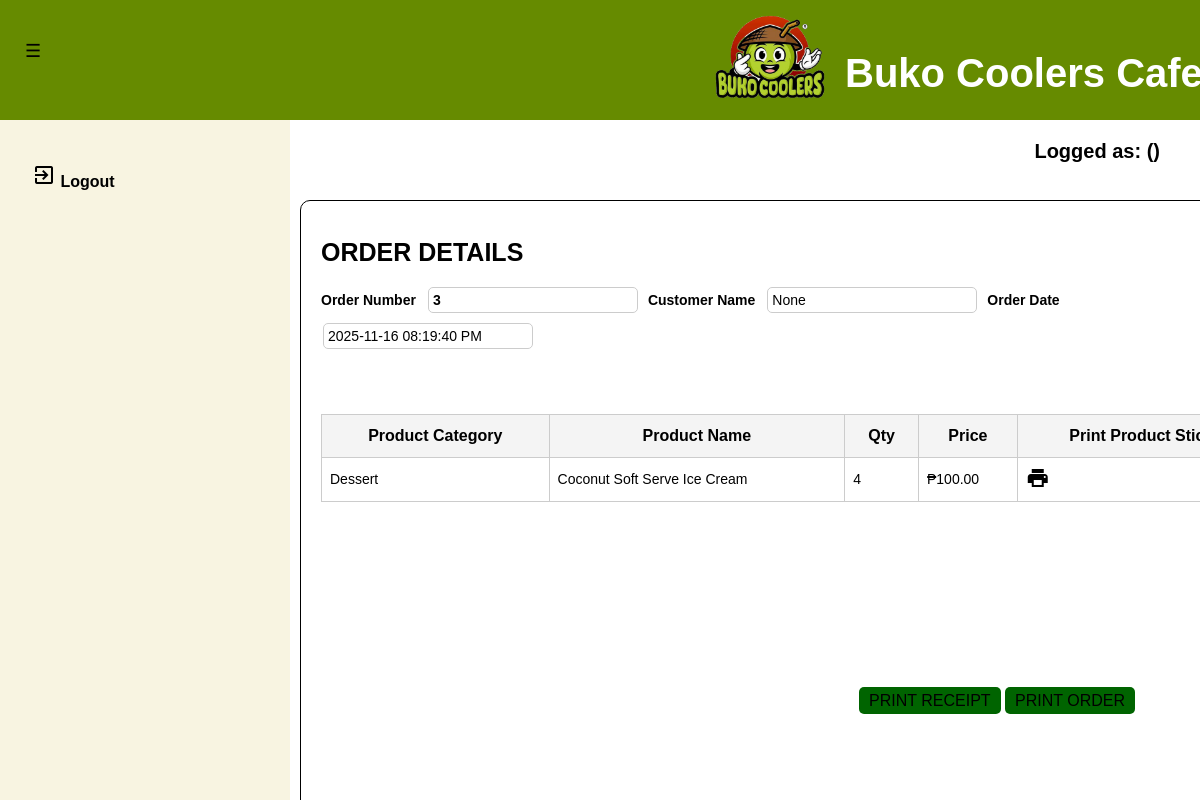
The page /order_view.php?OrderID=3 on the database its author committed.
### tables this page shows
CREATE TABLE `tbl_order_items` (
  `PK_ORDER_ITEM` int(11) NOT NULL,
  `PK_ORDER_ID` int(11) NOT NULL,
  `ORDER_PRODUCT_CATEGORY` varchar(100) NOT NULL,
  `ORDER_PRODUCT_NAME` varchar(255) NOT NULL,
  `ORDER_PRODUCT_QTY` int(11) NOT NULL,
  `ORDER_PRICE` decimal(10,2) NOT NULL,
  `ORDER_ITEM_TIMESTAMP` datetime NOT NULL DEFAULT current_timestamp()
);

CREATE TABLE `tbl_orders` (
  `PK_ORDER_ID` int(11) NOT NULL,
  `CUST_NAME` varchar(50) NOT NULL,
  `ORDER_TIMESTAMP` datetime NOT NULL DEFAULT current_timestamp(),
  `ORDER_SUBTOTAL` decimal(10,2) NOT NULL,
  `ORDER_TOTAL_AMT` decimal(10,2) NOT NULL,
  `ORDER_DISCOUNT_TYPE` varchar(25) NOT NULL DEFAULT 'None',
  `ORDER_PAYMENT_METHOD` enum('Cash','GCash') NOT NULL,
  `ORDER_PAID_AMT` decimal(10,2) NOT NULL,
  `ORDER_CHANGE_AMT` decimal(10,2) NOT NULL,
  `ORDER_GCASH_REF` varchar(50) NOT NULL DEFAULT 'None'
);

### order_view.php (the view, shortened to what this page needs)
<?php
    include ('database_connection.php');
    if (isset($_GET['OrderID'])){
        $get_orderid = $_GET['OrderID'];
        $order_id_list_sel = "SELECT tbl_orders.PK_ORDER_ID, tbl_orders.CUST_NAME, DATE_FORMAT(DATE_ADD(tbl_orders.ORDER_TIMESTAMP, INTERVAL 8 HOUR), '%Y-%m-%d %r') AS 'ORDER_TIMESTAMP',
        tbl_order_items.ORDER_PRODUCT_CATEGORY, tbl_order_items.ORDER_PRODUCT_NAME, tbl_order_items.ORDER_PRODUCT_QTY, tbl_order_items.ORDER_PRICE FROM tbl_orders RIGHT JOIN
        tbl_order_items ON tbl_orders.PK_ORDER_ID = tbl_order_items.PK_ORDER_ID WHERE tbl_orders.PK_ORDER_ID = $get_orderid";
        $exec_showorderid = mysqli_query($databaseconn, $order_id_list_sel);
        while($row = mysqli_fetch_assoc($exec_showorderid)){
            $ret_order_id = $row['PK_ORDER_ID'];
            $ret_order_cust = $row['CUST_NAME'];
            $ret_order_datetime = $row['ORDER_TIMESTAMP'];
        }
    }
?>
<!DOCTYPE html>
    <html lang="en">
    <head>
        <link rel="stylesheet" type="text/css" href="styles/dashboard.css">
        <link rel="stylesheet" type="text/css" href="styles/viewdata_style.css">
        <link rel="stylesheet" type="text/css" href="styles/viewdata_withentry_style.css">
        <link rel="stylesheet" type="text/css" href="styles/dashboard_style.css">
    </head>
    <body>
        <div class="main_container">
            <header>
                <div id="navleft" class="show_navleft">
                    <span class="toggle-btn" onclick="toggleNav()">&#9776;</span>
                </div>
                <div class="header-content">
                    <div class="header-left">
                        <img src="templates/designs/logo_nonbg.png" alt="Buko Coolers Logo" class="logo">
                        <h1>Buko Coolers Cafe</h1>
                    </div>
                </div>
            </header>
            <div id="sidenav" class="side_nav">
                <a href="logout_action.php" onclick="return confirm('Are you sure do you want to logout?');"><i class="material-icons">exit_to_app</i> Logout</a>
            </div>
        </div>
        <div class="form_container">
            <h1>ORDER DETAILS</h1>
            <div class="form_row_order">
                <label for="payqty">Order Number</label>
                <input type="text" name="total_order_qty" id="total_qty" style="font-weight: bold;" value="<?php echo $ret_order_id; ?>" readonly>
                <label for="custname">Customer Name</label>
                <input type="text" name="custname" id="cust_name" value="<?php if ($ret_order_cust === "") {echo "None";} else {echo $ret_order_cust;} ?>" readonly>
                <label for="paysub">Order Date</label>
                <input type="text" name="subtotal" id="total_sub" value="<?php echo $ret_order_datetime; ?>" readonly>
            </div>
            <div class="table_container">
                <div style="overflow-y: auto; height: 400px;">
                    <table class="dataview">
                        <thead>
                            <tr>
                                <th>Product Category</th>
                                <th>Product Name</th>
                                <th>Qty</th>
                                <th>Price</th>
                                <th>Print Product Sticker</th>
                            </tr>
                        </thead>
                        <tbody id="table_body">
                            <tr>
                                <?php
                                    $order_id_list = "SELECT tbl_order_items.PK_ORDER_ITEM AS 'PK_ITEM', tbl_order_items.PK_ORDER_ID AS 'FK_ORDER', tbl_order_items.ORDER_ITEM_TIMESTAMP,
                                    tbl_order_items.ORDER_PRODUCT_CATEGORY, tbl_order_items.ORDER_PRODUCT_NAME, tbl_order_items.ORDER_PRODUCT_QTY,
                                    (tbl_order_items.ORDER_PRODUCT_QTY * tbl_order_items.ORDER_PRICE) AS ORDER_PRICE
                                    FROM tbl_orders RIGHT JOIN tbl_order_items ON tbl_orders.PK_ORDER_ID = tbl_order_items.PK_ORDER_ID
                                    WHERE tbl_order_items.PK_ORDER_ID = $get_orderid";
                                    $exec_showorderlist = mysqli_query($databaseconn, $order_id_list);
                                    while($row = mysqli_fetch_assoc($exec_showorderlist)){
                                        $ret_order_id_pkitem = $row['PK_ITEM'];
                                        $ret_order_id_fkorder = $row['FK_ORDER'];
                                        $ret_order_cat = $row['ORDER_PRODUCT_CATEGORY'];
                                        $ret_order_name = $row['ORDER_PRODUCT_NAME'];
                                        $ret_order_qty = $row['ORDER_PRODUCT_QTY'];
                                        $ret_order_price = $row['ORDER_PRICE'];
                                        echo "<tr>";
                                        echo "<td>$ret_order_cat</td>";
                                        echo "<td>$ret_order_name</td>";
                                        echo "<td>$ret_order_qty</td>";
                                        echo "<td>₱" . $ret_order_price . "</td>";
                                        echo "<td><a href='order_sticker_print.php?ordernumber={$ret_order_id_fkorder}&orderitemid={$ret_order_id_pkitem}'><i class='material-icons'>print</i></a></td>";
                                        echo "</tr>";
                                    }
                                ?>
                            </tr>
                        </tbody>
                    </table>
                </div>
            </div>
            <div class="button_under">
                <a id="prodprintrec" href="sales_receipt_print.php?SalesNumID=<?php echo htmlspecialchars($get_orderid); ?>">PRINT RECEIPT</a>
                <a id="prodprintstick" href="order_print.php?OrderNumID=<?php echo htmlspecialchars($get_orderid); ?>">PRINT ORDER</a>
            </div>
        </div>
        <div class="header-right">
            <p>Logged as: <?php echo htmlspecialchars($return_username); ?> (<?php echo htmlspecialchars($return_role); ?>)</p>
    </body>
</html>

### styles/viewdata_style.css (style rules this page uses)
.form_container { position: fixed; top: 200px; left: 300px; padding: 20px; width: 80%; height: 600px; border: 1px solid #000; border-radius: 10px; }
.form_container h1 { text-align: left; font-size: 25px; font-weight: bold; margin-bottom: 20px; }
.dataview a { text-decoration: none; color: black; }
.table_container { position: relative; top: 65px; }
.button_under { position: fixed; right: 65px; bottom: 90px; }
.list_forms_upper, .form_container .form_row_order { display: flex; flex-wrap: wrap; gap: 10px; align-items: center; }
.dataview { width: 100%; border-collapse: collapse; }
.dataview thead th { border: 1px solid #ccc; position: sticky; top: 0; background-color: #f4f4f4; z-index: 3; font-size: 16px; }
.dataview th, .dataview td { border: 1px solid #ccc; padding: 12px; text-align: center; }
.dataview td { border: 1px solid #ccc; padding: 8px; text-align: left; font-size: 14px; }

### styles/viewdata_withentry_style.css (style rules this page uses)
.form_container .form_row_order label, .form_row_order_dual label { font-weight: bold; font-size: 14px; }
.form_row_order input { padding: 4px; font-size: 14px; border: 1px solid #ccc; border-radius: 5px; margin-left: 2px; width: 200px; }
#prodprintstick, #prodprintrec { margin-top: 10px; padding: 5px 10px; border: none; border-radius: 5px; background-color: darkgreen; color: black; cursor: pointer; }
.button_under a { text-decoration: none; }

### styles/dashboard_style.css (style rules this page uses)
body, html { overflow-y: auto; overflow-x: hidden; margin: 0; padding: 0; font-family: Arial, sans-serif; background-color: white; height: 100%; }
header { justify-content: space-between; align-items: flex-start; background-color: #668b00; padding: 10px; color: white; height: 100px; width: 100%; }
.header-content { display: flex; justify-content: space-between; align-items: center; }
.header-left { display: flex; align-items: center; }
.header-left .logo { width: 150px; height: auto; margin-top: -60px; margin-left: 685px; margin-right: 0px; }
.header-left h1 { color: white; font-size: 40px; margin-top: 0px; }
.header-right { position: fixed; top: 120px; right: 40px; font-size: 20px; color: black; font-weight: bold; }
.side_nav { height: calc(100vh - 120px); width: 290px; position: fixed; top: 120px; left: 0; background-color: #F8F4E1; overflow-y: auto; overflow-x: hidden; transition: 0.5s; padding-top: 10px; display: flex; flex-direction: column; }
.side_nav a { padding: 33px 8px 8px 32px; text-decoration: none; font-size: 16px; color: black; display: block; transition: 0.5s; font-weight: bold; }
#navleft { width: 290px; transition: margin-left 0.5s; padding: 16px; }
.toggle-btn { position: fixed; top: 30px; left: -5px; z-index: 1; padding: 10px 30px; color: black; cursor: pointer; font-size: 18px; }

### rows shown on the page
tbl_order_items: total_order_qty "3", custname "None", ORDER_PRODUCT_CATEGORY "Dessert", ORDER_PRODUCT_NAME "Coconut Soft Serve Ice Cream", ORDER_PRODUCT_QTY "4", ret_order_price "100.00"
